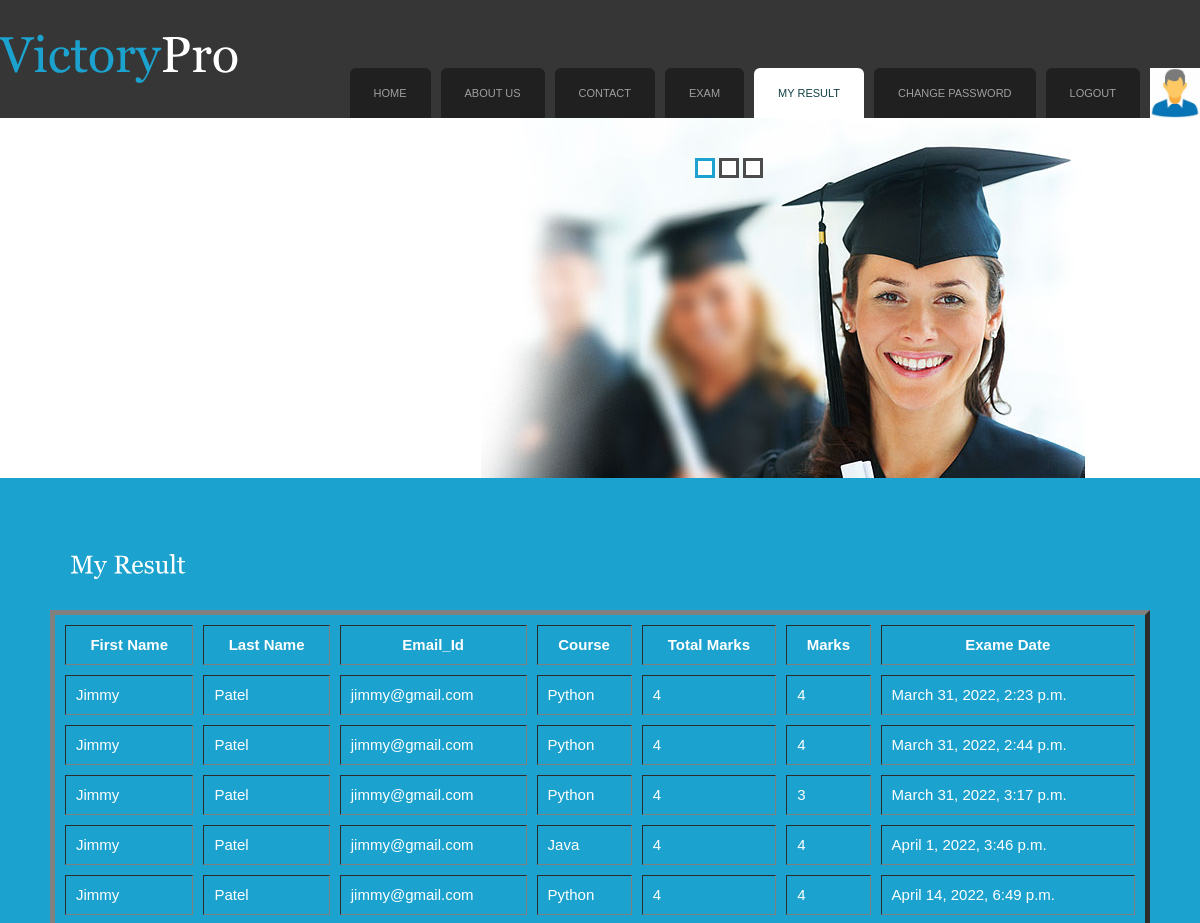
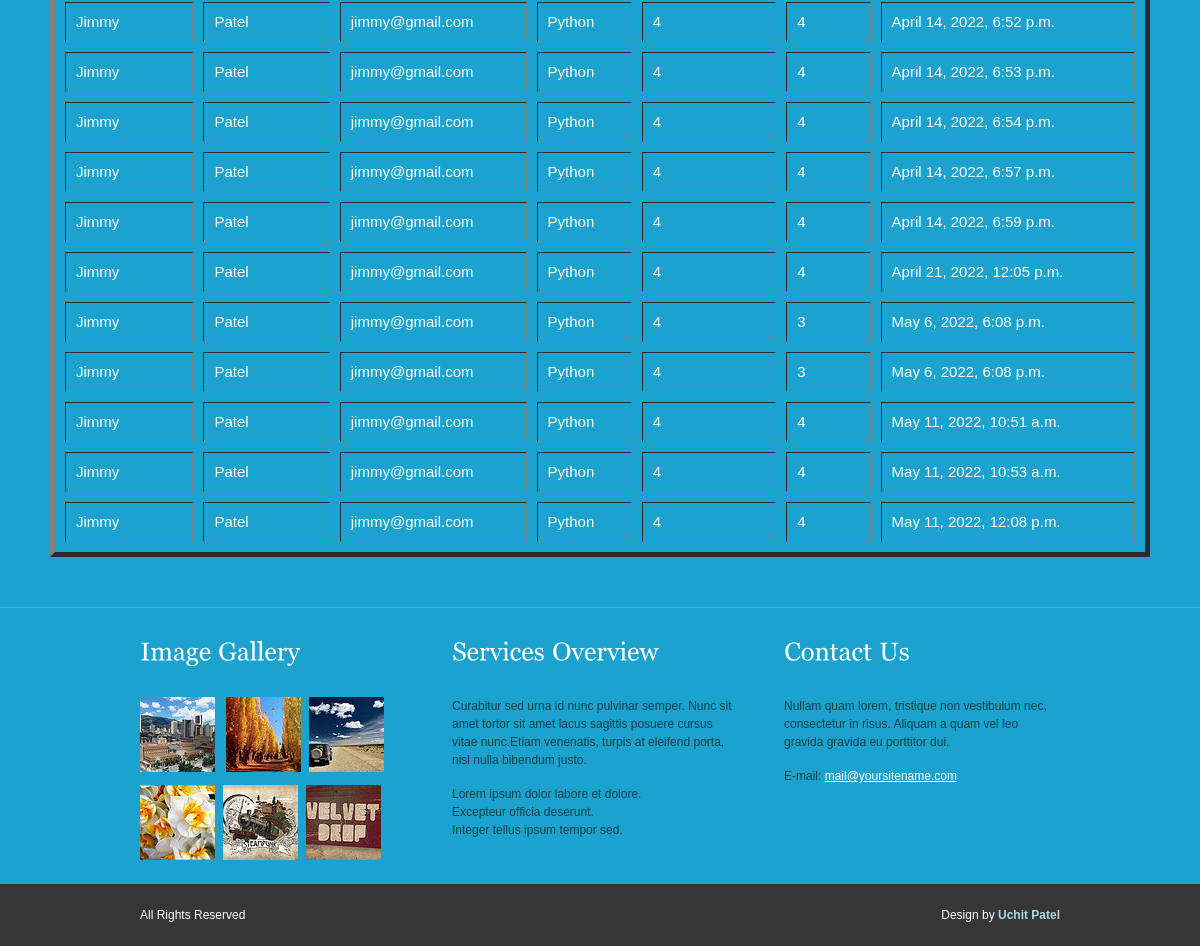
The app's page /myresult/ (signed in) with its own data (2 pictures, top to bottom).
### myapp/models.py (models this page shows, shortened)
class Results(models.Model):
	student=models.ForeignKey(User,on_delete=models.CASCADE)
	course=models.ForeignKey(Course,on_delete=models.CASCADE)
	marks=models.PositiveIntegerField()
	date=models.DateTimeField(default=timezone.now)

class User(models.Model):
	fname=models.CharField(max_length=100)
	lname=models.CharField(max_length=100)
	email=models.CharField(max_length=100)
	mobile=models.CharField(max_length=100)
	address=models.TextField()
	password=models.CharField(max_length=100)
	profilepicture=models.ImageField(upload_to="profilepicture/",default="")
	usertype=models.CharField(max_length=100,default="student")
	status=models.CharField(max_length=100,default="pending")

class Course(models.Model):
	faculty=models.ForeignKey(User,on_delete=models.CASCADE)
	cname=models.CharField(max_length=100)

### myapp/views.py (the view)
# urls.py: path('myresult/',views.myresult,name='myresult'),
def myresult(request):
	student=User.objects.get(email=request.session['email'])
	result=Results.objects.filter(student=student)
	return render(request,'myresult.html',{'result':result})

### myapp/Templates/myresult.html (shortened to what this page needs)
{% extends 'header.html' %}
{% load static %}
{% block content %}
<!DOCTYPE html PUBLIC "-//W3C//DTD XHTML 1.0 Transitional//EN" "http://www.w3.org/TR/xhtml1/DTD/xhtml1-transitional.dtd">
<html xmlns="http://www.w3.org/1999/xhtml">
<head>
</head>
<body>
<div class="main">
  <div class="content" >
    <div class="content_resize">
      <div class="mainbar">
        <div class="article">
          <h3 style="font-size: 25px; color: white;">My Result</h3>
        </div>
        <table width="100%" border="5" cellpadding="10px" cellspacing="10px" style="color: white;  font-size: 15px;">
              <tr>
                <th>First Name</th>
                <th>Last Name</th>
                <th>Email_Id</th>
                <th>Course</th>
                <th>Total Marks</th>
                <th>Marks</th>
                <th>Exame Date</th>
              </tr>
              <tbody id="dispData">
              {% for i in result %}
                <tr>
                  <td>{{i.student.fname}}</td>
                  <td>{{i.student.lname}}</td>
                  <td>{{i.student.email}}</td>
                  <td>{{i.course.cname}}</td>
                  <td>4</td>
                  <td>{{i.marks}}</td>
                  <td>{{i.date}}</td>
                </tr>
              {% endfor %}
              </tbody>
            </table>
      </div>
    </div>
  </div>
</div>
</body>
</html>
{% endblock %}

### myapp/Templates/header.html (shortened to what this page needs)
{% load static %}
<!DOCTYPE html PUBLIC "-//W3C//DTD XHTML 1.0 Transitional//EN" "http://www.w3.org/TR/xhtml1/DTD/xhtml1-transitional.dtd">
<html xmlns="http://www.w3.org/1999/xhtml">
<head>
<link href="{% static 'css/style.css' %}" rel="stylesheet" type="text/css" />
<link rel="stylesheet" type="text/css" href="{% static 'css/coin-slider.css' %}" />
</head>
<body>
<div class="main">
  <div class="header">
    <div class="header_resize">
      <div class="menu_nav">
        <ul>
          {% url 'home' as url %}
          <li class="nav-item {% if request.path == url %}active{% endif %}">
            <a class="nav-link" href="{{ url }}">Home</a>
          </li>
          {% url 'aboutus' as url %}
          <li class="nav-item {% if request.path == url %}active{% endif %}">
            <a class="nav-link" href="{{ url }}">About Us</a>
          </li>
          {% url 'contact' as url %}
          <li class="nav-item {% if request.path == url %}active{% endif %}">
            <a class="nav-link" href="{{ url }}">Contact</a>
          </li>
          {% if request.session.email %}
          {% url 'exam' as url %}
          <li class="nav-item {% if request.path == url %}active{% endif %}">
            <a class="nav-link" href="{{ url }}">Exam</a>
          </li>
          {% url 'myresult' as url %}
          <li class="nav-item {% if request.path == url %}active{% endif %}">
            <a class="nav-link" href="{{ url }}">My Result</a>
          </li>
          {% url 'changepassword' as url %}
          <li class="nav-item {% if request.path == url %}active{% endif %}">
            <a class="nav-link" href="{{ url }}">Change Password</a>
          </li>
          {% url 'logout' as url %}
          <li class="nav-item {% if request.path == url %}active{% endif %}">
            <a class="nav-link" href="{{ url }}">Logout</a>
          </li>
          <li><img src="{{ request.session.profilepicture }}" height="50px" width="50px"></li>
          {% endif %}
        </ul>
      </div>
      <div class="logo">
        <h1><a href="/">Victory<span>Pro</span></a></h1>
      </div>
      <div class="slider">
        <div id="coin-slider">  </div>
      </div>
    </div>
  </div>
{% block content %}
{% endblock %}
  <div class="fbg">
    <div class="fbg_resize">
      <div class="col c1">
        <h2><span>Image</span> Gallery</h2>
        <img src="{% static 'images/gal1.jpg' %}" width="75" height="75" alt="" class="gal" /> <img src="{% static 'images/gal2.jpg' %}" width="75" height="75" alt="" class="gal" /><img src="{% static 'images/gal3.jpg' %}" width="75" height="75" alt="" class="gal" /><img src="{% static 'images/gal4.jpg' %}" width="75" height="75" alt="" class="gal" /><img src="{% static 'images/gal5.jpg' %}" width="75" height="75" alt="" class="gal" /><img src="{% static 'images/gal6.jpg' %}" width="75" height="75" alt="" class="gal" /> </div>
      <div class="col c2">
        <h2><span>Services</span> Overview</h2>
        <p>Curabitur sed urna id nunc pulvinar semper. Nunc sit amet tortor sit amet lacus sagittis posuere cursus vitae nunc.Etiam venenatis, turpis at eleifend porta, nisl nulla bibendum justo.</p>
        <ul class="fbg_ul">
          <li>Lorem ipsum dolor labore et dolore.</li>
          <li>Excepteur officia deserunt.</li>
          <li>Integer tellus ipsum tempor sed.</li>
        </ul>
      </div>
      <div class="col c3">
        <h2><span>Contact</span> Us</h2>
        <p>Nullam quam lorem, tristique non vestibulum nec, consectetur in risus. Aliquam a quam vel leo gravida gravida eu porttitor dui.</p>
          <span>E-mail:</span> <a href="{% url 'contact' %}">mail@yoursitename.com</a> </p>
      </div>
    </div>
  </div>
  <div class="footer">
    <div class="footer_resize">
      <p class="lf"><a href="#"></a> All Rights Reserved</p>
      <p class="rf">Design by <strong style="color: lightblue;"> Uchit Patel</strong></p>
    </div>
  </div>
</div>
</body>
</html>

### myapp/static/css/style.css (style rules this page uses)
body { margin:0; padding:0; width:100%; color:#28ecfa; font:normal 12px/1.5em "Liberation sans", Arial, Helvetica, sans-serif; background:#1ca2ce url(../images/main_bg.gif) repeat-x left top; }
html, .main { padding:0; margin:0; }
h2 { margin:8px 0; padding:8px 0; font-size:25px; font-weight:normal; color:#353c46; }
p { margin:8px 0; padding:0 0 8px 0; }
a { color:#fffffe; text-decoration:underline; }
.header, .content, .menu_nav, .fbg, .footer, form, ol, ol li, ul, .content .mainbar, .content .sidebar { margin:0; padding:0; }
.header_resize { margin:0 auto; padding:0 0 32px; width:1200px; }
.logo { padding:0; float:left; width:auto; height:118px; }
h1 { margin:0; padding:32px 0 0; font-size:50px; font-weight:normal; line-height:1.2em; text-transform:none; }
h1 a, h1 a:hover { color:#1ca2ce; text-decoration:none; }
h1 span { color:#fff; }
.slider { padding:0; }
.menu_nav { margin:0 auto; padding:68px 0 0; height:50px; float:right; }
.menu_nav ul { list-style:none; padding:0; height:50px; float:left; }
.menu_nav ul li { margin:0; padding:0 0 0 10px; float:left; }
.menu_nav ul li a { display:block; margin:0; padding:17px 24px; font-size:11px; line-height:16px; font-weight:normal; color:#9f9f9f; text-decoration:none; text-transform:uppercase; text-align:center; background:#202020; }
.menu_nav ul li.active a, .menu_nav ul li a:hover { text-decoration:none; color:#114044; background:#fff; }
.content { padding:0; }
.content_resize { margin:0 auto; padding:18px 0; width:1100px; }
.content .mainbar { margin:0; padding:0; float:left; width:1100px; }
.content .mainbar .article { margin:0 0 32px; padding:0 0 0 20px; }
.fbg { border-top:1px solid #21c3e1; }
.fbg_resize { margin:0 auto; width:920px; padding:16px 20px; color:#114044; }
.fbg h2 { color:#fffffe; padding-bottom:24px; }
.fbg img.gal { margin:0 8px 8px 0; padding:0; border:none; }
.fbg .col { margin:0; float:left; }
.fbg .c1 { padding:0 16px 0 0; width:280px; }
.fbg .c2 { padding:0 36px 0 16px; width:280px; }
.fbg .c3 { padding:0 0 0 16px; width:274px; }
.fbg .fbg_ul { margin:0; padding:0; list-style:none; }
.fbg .fbg_ul li { margin:0; padding:0; list-style:none; }
.footer { background:#363636; }
.footer_resize { margin:0 auto; padding:0 20px; width:920px; line-height:1.5em; color:#fffffe; }
.footer_resize p { margin:24px 0; padding:0; line-height:normal; white-space:nowrap; text-indent:inherit; }
.footer_resize .lf { float:left; }
.footer_resize .rf { float:right; }
a { outline:none; }

### records on screen
Results: student.fname "Jimmy", student.lname "Patel", student.email "jimmy@gmail.com", course.cname "Python", marks "4", date "March 31, 2022, 2:23 p.m."
Results: student.fname "Jimmy", student.lname "Patel", student.email "jimmy@gmail.com", course.cname "Python", marks "4", date "March 31, 2022, 2:44 p.m."
Results: student.fname "Jimmy", student.lname "Patel", student.email "jimmy@gmail.com", course.cname "Python", marks "3", date "March 31, 2022, 3:17 p.m."
Results: student.fname "Jimmy", student.lname "Patel", student.email "jimmy@gmail.com", course.cname "Java", marks "4", date "April 1, 2022, 3:46 p.m."
Results: student.fname "Jimmy", student.lname "Patel", student.email "jimmy@gmail.com", course.cname "Python", marks "4", date "April 14, 2022, 6:49 p.m."
Results: student.fname "Jimmy", student.lname "Patel", student.email "jimmy@gmail.com", course.cname "Python", marks "4", date "April 14, 2022, 6:52 p.m."
Results: student.fname "Jimmy", student.lname "Patel", student.email "jimmy@gmail.com", course.cname "Python", marks "4", date "April 14, 2022, 6:53 p.m."
Results: student.fname "Jimmy", student.lname "Patel", student.email "jimmy@gmail.com", course.cname "Python", marks "4", date "April 14, 2022, 6:54 p.m."
Results: student.fname "Jimmy", student.lname "Patel", student.email "jimmy@gmail.com", course.cname "Python", marks "4", date "April 14, 2022, 6:57 p.m."
Results: student.fname "Jimmy", student.lname "Patel", student.email "jimmy@gmail.com", course.cname "Python", marks "4", date "April 14, 2022, 6:59 p.m."
Results: student.fname "Jimmy", student.lname "Patel", student.email "jimmy@gmail.com", course.cname "Python", marks "4", date "April 21, 2022, 12:05 p.m."
Results: student.fname "Jimmy", student.lname "Patel", student.email "jimmy@gmail.com", course.cname "Python", marks "3", date "May 6, 2022, 6:08 p.m."
Results: student.fname "Jimmy", student.lname "Patel", student.email "jimmy@gmail.com", course.cname "Python", marks "3", date "May 6, 2022, 6:08 p.m."
Results: student.fname "Jimmy", student.lname "Patel", student.email "jimmy@gmail.com", course.cname "Python", marks "4", date "May 11, 2022, 10:51 a.m."
Results: student.fname "Jimmy", student.lname "Patel", student.email "jimmy@gmail.com", course.cname "Python", marks "4", date "May 11, 2022, 10:53 a.m."
Results: student.fname "Jimmy", student.lname "Patel", student.email "jimmy@gmail.com", course.cname "Python", marks "4", date "May 11, 2022, 12:08 p.m."
